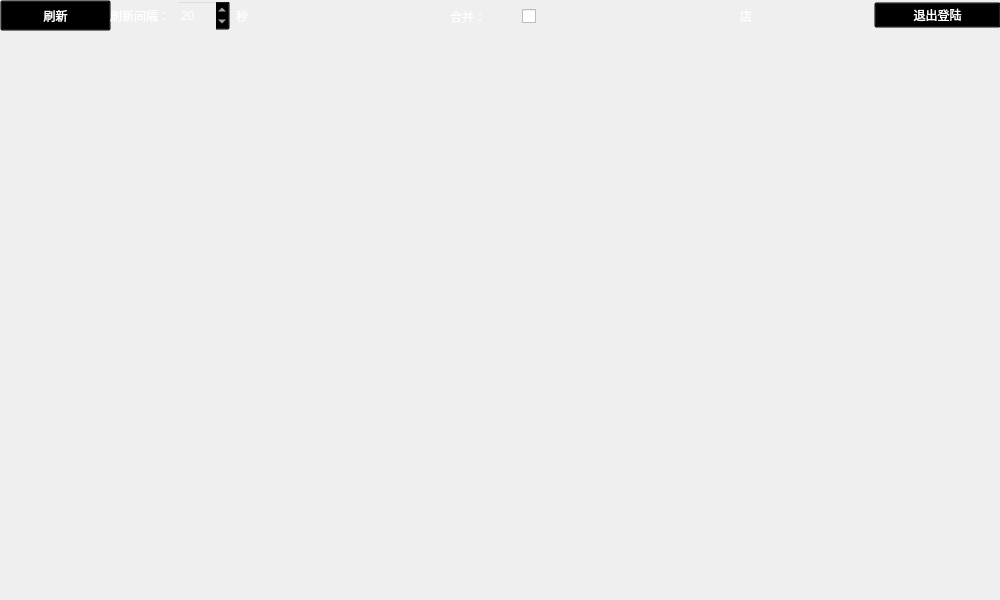
<?xml version="1.0" encoding="UTF-8"?>
<ui version="4.0">
 <class>Kitchen</class>
 <widget class="QWidget" name="Kitchen">
  <property name="geometry">
   <rect>
    <x>0</x>
    <y>0</y>
    <width>1000</width>
    <height>600</height>
   </rect>
  </property>
  <property name="windowTitle">
   <string>Form</string>
  </property>
  <property name="styleSheet">
   <string notr="true"/>
  </property>
  <widget class="QLabel" name="label">
   <property name="geometry">
    <rect>
     <x>-7</x>
     <y>-9</y>
     <width>1011</width>
     <height>611</height>
    </rect>
   </property>
   <property name="styleSheet">
    <string notr="true">background-image: url(:/file/images/back8.jpeg);</string>
   </property>
   <property name="text">
    <string/>
   </property>
  </widget>
  <widget class="QWidget" name="layoutWidget">
   <property name="geometry">
    <rect>
     <x>450</x>
     <y>0</y>
     <width>137</width>
     <height>34</height>
    </rect>
   </property>
   <layout class="QHBoxLayout" name="horizontalLayout_2">
    <item>
     <widget class="QLabel" name="label_3">
      <property name="styleSheet">
       <string notr="true">color: rgb(255, 255, 255);</string>
      </property>
      <property name="text">
       <string>合并：</string>
      </property>
     </widget>
    </item>
    <item>
     <widget class="QCheckBox" name="checkBox">
      <property name="styleSheet">
       <string notr="true">QCheckBox::indicator:unchecked {
image:url(:/file/images/b0.jpg);
}
QCheckBox::indicator:checked {
image: url(:/file/images/b1.jpg);
}
	</string>
      </property>
      <property name="text">
       <string/>
      </property>
     </widget>
    </item>
   </layout>
  </widget>
  <widget class="QTableWidget" name="tableWidget">
   <property name="geometry">
    <rect>
     <x>0</x>
     <y>30</y>
     <width>1001</width>
     <height>571</height>
    </rect>
   </property>
   <property name="styleSheet">
    <string notr="true">color:white;background:transparent;</string>
   </property>
  </widget>
  <widget class="QWidget" name="layoutWidget_2">
   <property name="geometry">
    <rect>
     <x>740</x>
     <y>0</y>
     <width>261</width>
     <height>31</height>
    </rect>
   </property>
   <layout class="QHBoxLayout" name="horizontalLayout">
    <item>
     <widget class="QLabel" name="label_shopName">
      <property name="styleSheet">
       <string notr="true">color: rgb(255, 255, 255);</string>
      </property>
      <property name="text">
       <string>店</string>
      </property>
     </widget>
    </item>
    <item>
     <widget class="QPushButton" name="pushButton_quitLogin">
      <property name="styleSheet">
       <string notr="true">color:white;background:transparent;</string>
      </property>
      <property name="text">
       <string>退出登陆</string>
      </property>
     </widget>
    </item>
   </layout>
  </widget>
  <widget class="QPushButton" name="pushButton_flash">
   <property name="geometry">
    <rect>
     <x>0</x>
     <y>0</y>
     <width>111</width>
     <height>31</height>
    </rect>
   </property>
   <property name="sizePolicy">
    <sizepolicy hsizetype="Minimum" vsizetype="Preferred">
     <horstretch>0</horstretch>
     <verstretch>0</verstretch>
    </sizepolicy>
   </property>
   <property name="styleSheet">
    <string notr="true">color:white;background:transparent;</string>
   </property>
   <property name="text">
    <string>刷新</string>
   </property>
  </widget>
  <widget class="QWidget" name="layoutWidget_3">
   <property name="geometry">
    <rect>
     <x>110</x>
     <y>0</y>
     <width>171</width>
     <height>31</height>
    </rect>
   </property>
   <layout class="QHBoxLayout" name="horizontalLayout_3">
    <item>
     <widget class="QLabel" name="label_2">
      <property name="styleSheet">
       <string notr="true">color: rgb(255, 255, 255);</string>
      </property>
      <property name="text">
       <string>刷新间隔：</string>
      </property>
     </widget>
    </item>
    <item>
     <widget class="QSpinBox" name="spinBox">
      <property name="sizePolicy">
       <sizepolicy hsizetype="Minimum" vsizetype="Preferred">
        <horstretch>0</horstretch>
        <verstretch>0</verstretch>
       </sizepolicy>
      </property>
      <property name="styleSheet">
       <string notr="true">color:white;background:transparent;</string>
      </property>
      <property name="minimum">
       <number>1</number>
      </property>
      <property name="maximum">
       <number>1000</number>
      </property>
      <property name="singleStep">
       <number>10</number>
      </property>
      <property name="value">
       <number>20</number>
      </property>
     </widget>
    </item>
    <item>
     <widget class="QLabel" name="label_4">
      <property name="styleSheet">
       <string notr="true">color: rgb(255, 255, 255);</string>
      </property>
      <property name="text">
       <string>秒</string>
      </property>
     </widget>
    </item>
   </layout>
  </widget>
 </widget>
 <resources/>
 <connections/>
</ui>
